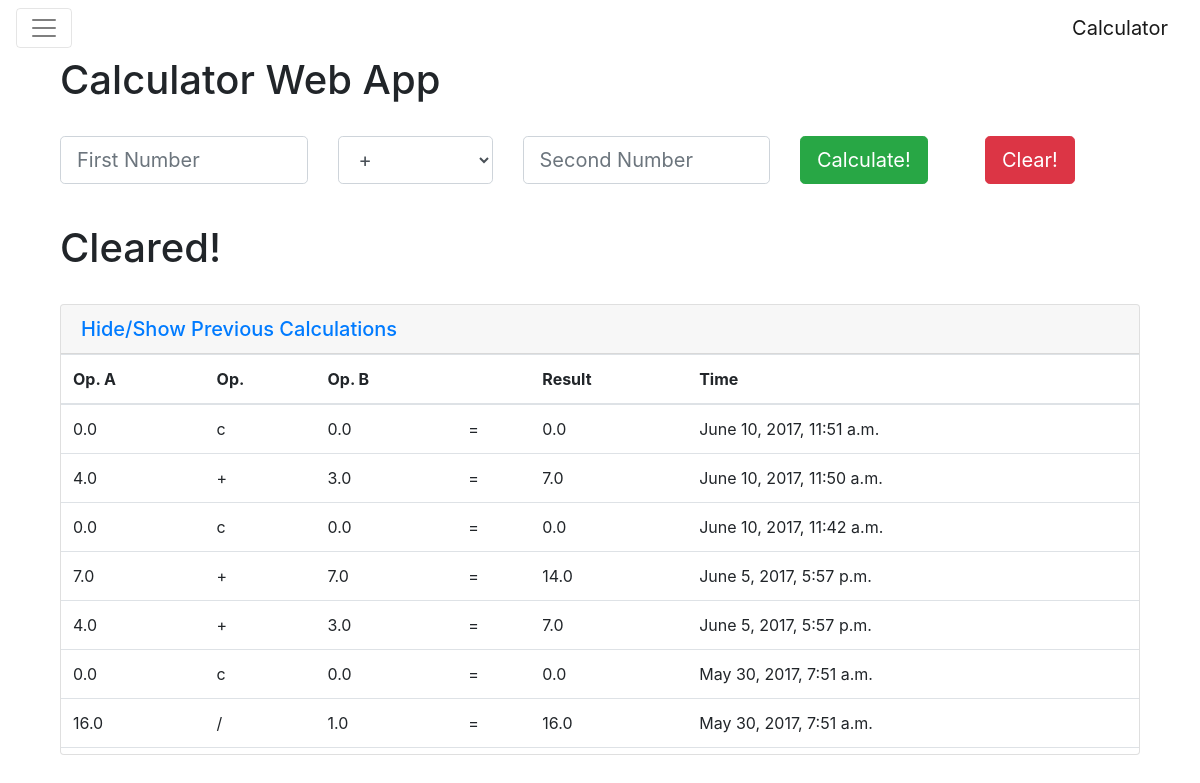
The app's page /calc/, older data.
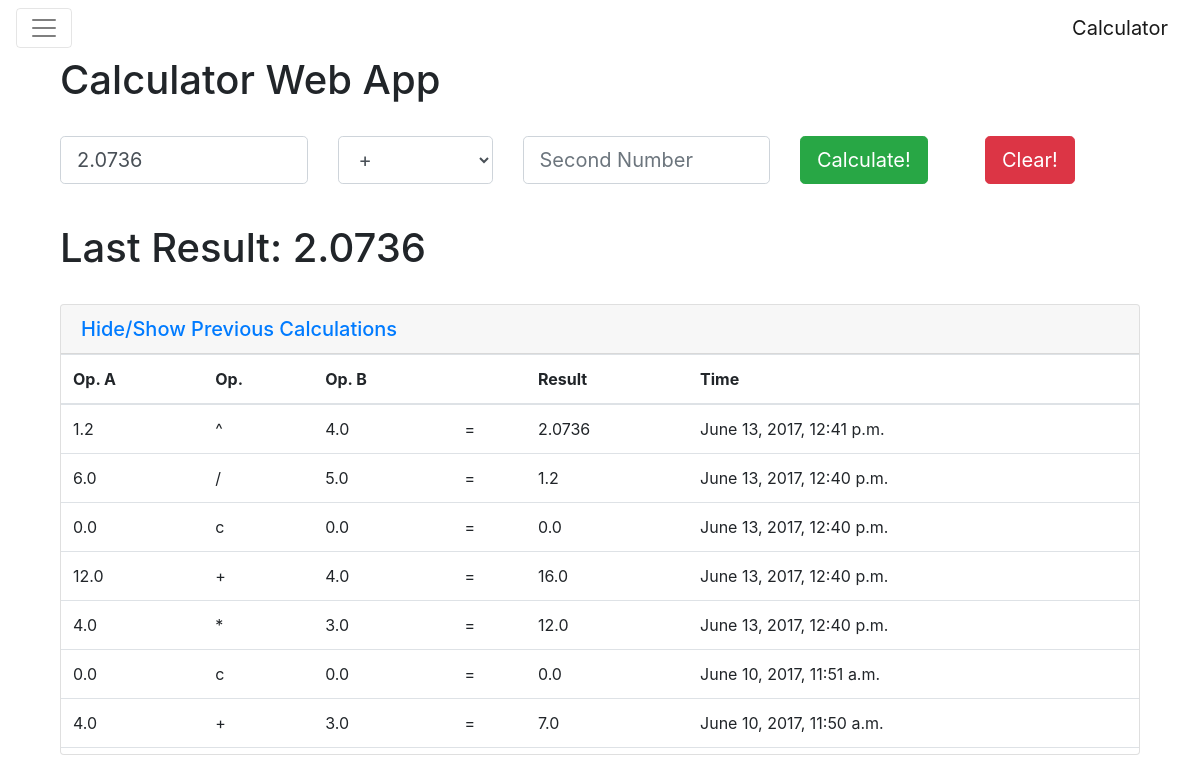
The same page, newer data.
### calc/models.py (models this page shows, shortened)
class calc_log(models.Model):
    op_a = models.FloatField(null=True)
    op = models.CharField(max_length=200, null=True)
    op_b = models.FloatField(null=True)
    res = models.FloatField(null=True)
    calc_time = models.DateTimeField('date published')

### calc/views.py (the view)
class IndexView(generic.ListView):
    template_name = 'calc/index.html'
    context_object_name = 'calc_log_list'
    def get_queryset(self):
        return calc_log.objects.order_by('-calc_time')

### calc/templates/calc/index.html (shortened to what this page needs)
{% extends "calc/base.html" %}
{% block content %}
<div id="content">
  <div class="container">
    <div class="col-12 col-sm-6">
     <span class="hidden-sm-down not-visible"><h1>Calculator Web App</h1></span>
    </div>
    <br>
    <div class="col-sm-12">
      <form action="/calc/boot_submit/" method="post" class = "row">
        <div class="col-md-3 form-group">
          {% if calc_log_list.0.op != 'c' %}
            <input type="text" class="form-control form-control-lg" name = "op_a" value = "{{calc_log_list.0.res}}" placeholder = "First Number">
          {% else %}
            <input type="text" class="form-control form-control-lg" name = "op_a" placeholder = "First Number">
          {% endif %}
        </div>
        <div class="col-md-2 form-group">
          <select class="form-control form-control-lg" id="op" name ="op">
            <option>+</option>
          </select>
        </div>
        <div class="col-md-3 form-group">
          <input type="text" class="form-control form-control-lg" name = "op_b" placeholder = "Second Number">
        </div>
        <div class="col-md-2 form-group">
          <button type = "submit" class="btn btn-success btn-lg" name = "submit">Calculate!</button>
        </div>
        <div class="col-md-2 form-group">
          <button type = "submit" class="btn btn-danger btn-lg" name = "clear">Clear!</button>
        </div>
      </form><br>
      <div class="col-12 col-sm-6">
        <div class="row">
        {% if calc_log_list.0.op != 'c' %}
        <h1>Last Result: {{calc_log_list.0.res}}</h1>
        {% else %}
        <h1>Cleared!</h1>
        {% endif %}
        </div>
      </div>
      <br>
      <div class="row">
        <div id="accordion" role="tablist" aria-multiselectable="true" class = "col-md-12">
          <div class="card">
            <div class="card-header" role="tab" id="headingOne">
              <h5 class="mb-0">
                <a data-toggle="collapse" data-parent="#accordion" href="#collapseOne" aria-expanded="true" aria-controls="collapseOne">
                  Hide/Show Previous Calculations
                </a>
              </h5>
            </div>
            <div id="collapseOne" class="collapse show" role="tabpanel" aria-labelledby="headingOne">
              <div class="card-block set_scroll">
                <table class="table">
                  <thead>
                      <th>Op. A</th>
                      <th>Op. </th>
                      <th>Op. B</th>
                      <th></th>
                      <th>Result</th>
                      <th>Time</th>
                  </thead>
                  <tbody>
                    {% for log in calc_log_list %}
                    <tr>
                        <td>{{log.op_a}}</td>
                        <td>{{log.op}}</td>
                        <td>{{log.op_b}}</td>
                        <td>=</td>
                        <td>{{log.res}}</td>
                        <td>{{log.calc_time}}</td>
                    </tr>
                    {% endfor %}
                  </tbody>
                </table>
              </div>
            </div>
          </div>
        </div>
      </div>
    </div>
  </div>
</div>
{% endblock %}

### calc/templates/calc/base.html (shortened to what this page needs)
{% load static %}
<!DOCTYPE HTML>
<html lang = "en">
<head>
  <link rel="stylesheet" href="https://maxcdn.bootstrapcdn.com/bootstrap/4.0.0-alpha.6/css/bootstrap.min.css">
</head>
<body class="body">
  <section id="header">
    <div id="header">
      <nav class="navbar navbar-toggleable-md navbar-light bg-faded">
        <button class="navbar-toggler navbar-toggler-right" type="button" data-toggle="collapse" data-target="#navbarSupportedContent" aria-controls="navbarSupportedContent" aria-expanded="false" aria-label="Toggle navigation">
          <span class="navbar-toggler-icon"></span>
        </button>
        <a class="navbar-brand" href="/calc">Calculator</a>
      </nav>
    </div>
  </section>
  <section id="content">
    {% block content %}
    {% endblock %}
  </section>
</body>
</html>

### calc/templates/calc/base.html (style rules this page uses)
.set_scroll { height:400px; overflow-y: scroll; }

Row changes from the older to the newer data that the page shows:
no longer on this page (row unchanged): calc_log: op_a "0.0", op "c", op_b "0.0", res "0.0", calc_time "June 10, 2017, 11:42 a.m."
no longer on this page (row unchanged): calc_log: op_a "7.0", op "+", op_b "7.0", res "14.0", calc_time "June 5, 2017, 5:57 p.m."
no longer on this page (row unchanged): calc_log: op_a "4.0", op "+", op_b "3.0", res "7.0", calc_time "June 5, 2017, 5:57 p.m."
no longer on this page (row unchanged): calc_log: op_a "0.0", op "c", op_b "0.0", res "0.0", calc_time "May 30, 2017, 7:51 a.m."
no longer on this page (row unchanged): calc_log: op_a "16.0", op "/", op_b "1.0", res "16.0", calc_time "May 30, 2017, 7:51 a.m."
added calc_log: op_a "2.0736", res "2.0736", op_a "1.2", op "^", op_b "4.0", calc_time "June 13, 2017, 12:41 p.m."
added calc_log: op_a "6.0", op "/", op_b "5.0", res "1.2", calc_time "June 13, 2017, 12:40 p.m."
added calc_log: op_a "0.0", op "c", op_b "0.0", res "0.0", calc_time "June 13, 2017, 12:40 p.m."
added calc_log: op_a "12.0", op "+", op_b "4.0", res "16.0", calc_time "June 13, 2017, 12:40 p.m."
added calc_log: op_a "4.0", op "*", op_b "3.0", res "12.0", calc_time "June 13, 2017, 12:40 p.m."
Text that changed along with them:
text no longer shown: "Cleared!"
text now shown: "Last Result:"
